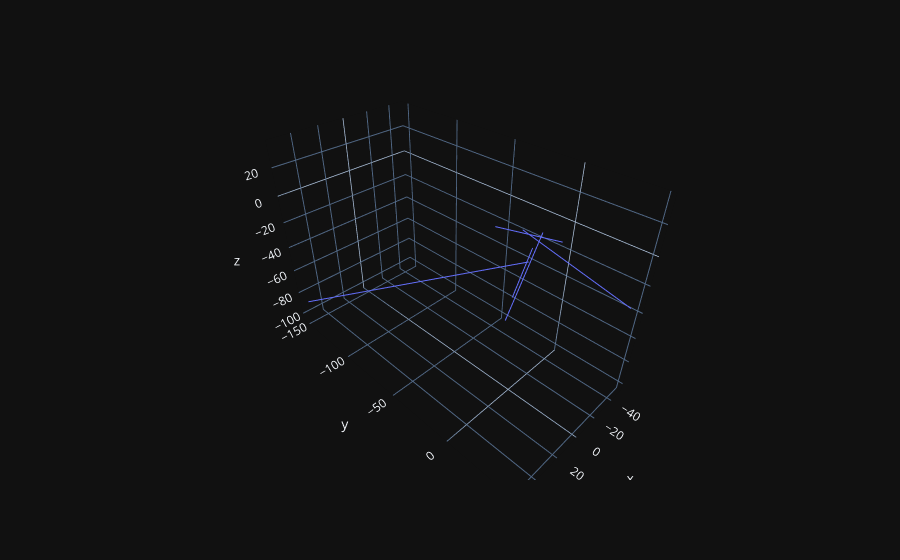

Notebook source saved alongside this figure:
### Code cell
parse_data(example)

### Figure 1 — Plotly figure (JSON) as saved in the notebook; plotly's stock layout.template omitted (floating-point values rounded to 4 significant figures)
{"data": [{"hovertemplate": "<extra></extra>", "legendgroup": "", "line": {"color": "#636efa", "dash": "solid"}, "marker": {"symbol": "circle"}, "mode": "lines", "name": "", "scene": "scene", "showlegend": false, "type": "scatter3d"}, {"hovertemplate": "x=%{x}<br>y=%{y}<br>z=%{z}<extra></extra>", "legendgroup": "", "line": {"color": "#636efa", "dash": "solid"}, "marker": {"symbol": "circle"}, "mode": "lines", "name": "", "scene": "scene", "showlegend": false, "type": "scatter3d", "x": [19, -49], "y": [13, 47], "z": [30, -38]}, {"hovertemplate": "x=%{x}<br>y=%{y}<br>z=%{z}<extra></extra>", "legendgroup": "", "line": {"color": "#636efa", "dash": "solid"}, "marker": {"symbol": "circle"}, "mode": "lines", "name": "", "scene": "scene", "showlegend": false, "type": "scatter3d", "x": [18, -16], "y": [19, -15], "z": [22, -46]}, {"hovertemplate": "x=%{x}<br>y=%{y}<br>z=%{z}<extra></extra>", "legendgroup": "", "line": {"color": "#636efa", "dash": "solid"}, "marker": {"symbol": "circle"}, "mode": "lines", "name": "", "scene": "scene", "showlegend": false, "type": "scatter3d", "x": [20, -48], "y": [25, -43], "z": [34, -102]}, {"hovertemplate": "x=%{x}<br>y=%{y}<br>z=%{z}<extra></extra>", "legendgroup": "", "line": {"color": "#636efa", "dash": "solid"}, "marker": {"symbol": "circle"}, "mode": "lines", "name": "", "scene": "scene", "showlegend": false, "type": "scatter3d", "x": [12, -22], "y": [31, -37], "z": [28, -6]}, {"hovertemplate": "x=%{x}<br>y=%{y}<br>z=%{z}<extra></extra>", "legendgroup": "", "line": {"color": "#636efa", "dash": "solid"}, "marker": {"symbol": "circle"}, "mode": "lines", "name": "", "scene": "scene", "showlegend": false, "type": "scatter3d", "x": [20, 54], "y": [19, -151], "z": [15, -87]}], "layout": {"legend": {"tracegroupgap": 0}, "margin": {"t": 60}, "scene": {"domain": {"x": [0, 1], "y": [0, 1]}}}}
